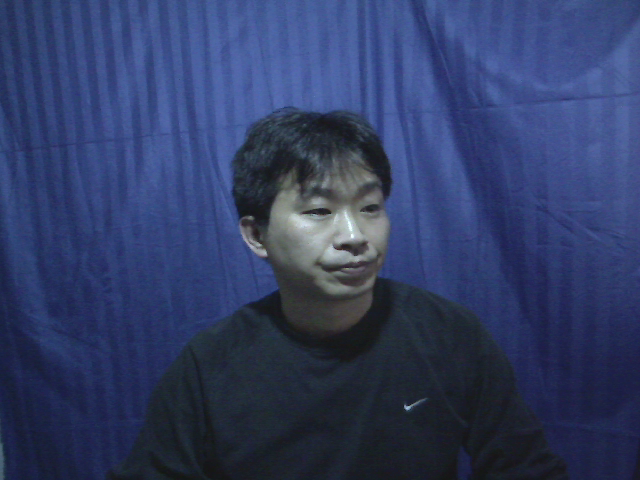
#> input picture unused/000_4.bmp, 640 x 480 px, given as the content of the folder ./used/, which was not available
$ python classified_by_pca.py
#> lines starting #> are read from the running program, lines starting #| are printed output that depends on the picture
### base.py
import os
import cv2
import operator
import numpy as np
from scipy.spatial.distance import cdist

#基本方法：
#1.设置读取的图片路径、特征向量保存和读取路径
#2.设置knn分类器及分类距离
class base(object):
    def __init__(self, type):
        self.unknown_folder = './unused/'
        self.known_folder = './used/'
        __TYPE = ['RGB', 'PCA', 'VGG','VGGFC']
        if type not in __TYPE:
            raise RuntimeError('输入的参数:type无效!')
        self.type = type
        self.root_dir = os.path.join(os.getcwd(), type)
        feas_dir = self.root_dir

        # 此处是为了直接使用GoogLeNet和VGG提取的特征
        if type in ['VGGFC']:
            feas_dir = os.path.join(os.getcwd(), type[:-2])

        if not os.path.exists(self.root_dir):
            os.mkdir(self.root_dir)

        self.unknown_feas_dir = os.path.join(feas_dir, 'unknown_feas.npy')
        self.unknown_labels_dir = os.path.join(feas_dir, 'unknown_labels.npy')

        self.known_feas_dir = os.path.join(feas_dir, 'known_feas.npy')
        self.known_labels_dir = os.path.join(feas_dir, 'known_labels.npy')

    # [60 lines left out: functions load_feas, get_all_distance, get_all_distanceL2, get_all_distanceCor, get_all_distanceChe, classify_by_knn and 2 more, not called in this run]

### classified_by_pca.py
import os
import time
import cv2
from base import base
import numpy as np
from sklearn.decomposition import PCA


#pca
class ClassifiedByPCA(base):
    def __init__(self, type):
        super().__init__(type)


    def image2fea(self, folder, feas_dir, labels_dir, folder2, feas_dir2, labels_dir2):
#> called with folder = './used/', feas_dir = 'PCA/known_feas.npy', labels_dir = 'PCA/known_labels.npy', folder2 = './unused/', feas_dir2 = 'PCA/unknown_feas.npy', labels_dir2 = 'PCA/unknown_labels.npy'
        feas = []
        labels = []
        file_list = os.listdir(folder)
        for file in file_list:
            labels.append(int(file[0:3]))  # 保存每个特征对应的类别
            img_path = os.path.join(folder, file)  # 读取图像进行特征提取
            img = cv2.imread(img_path)
#> img is the input picture: shape (480, 640, 3); mean B, G, R 100.6, 61.3, 49.3
            img_gray = cv2.cvtColor(img, cv2.COLOR_BGR2GRAY)
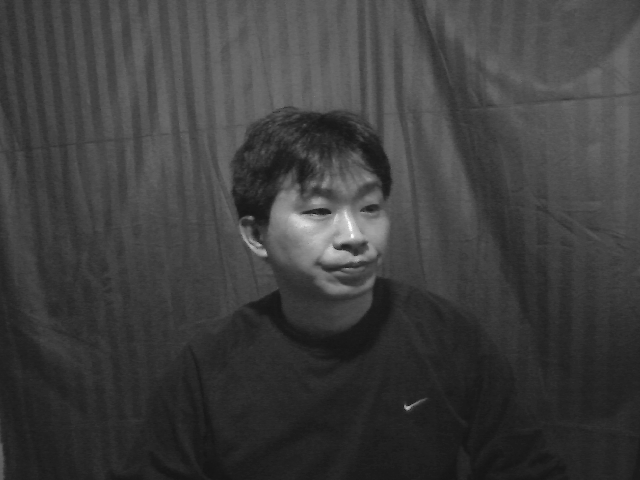
#> img_gray: shape (480, 640); min 20, max 252, mean 62.2
            h,w = img_gray.shape
#> h = 480; w = 640
            img_col = img_gray.reshape(h*w)
            feas.append(img_col)
        feas = np.array(feas)
        n_components = 20
        pca = PCA(n_components=n_components, svd_solver='randomized', #选择一种svd方式
#> (the run stopped early here; a loop or call above may not have finished)

$ run again, on unused/004_1.bmp
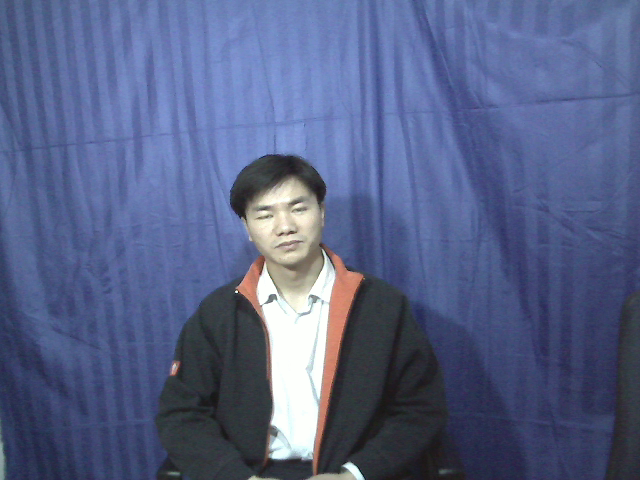
#> input picture unused/004_1.bmp, 640 x 480 px, given as the content of the folder ./used/, which was not available
#> in image2fea, img is the input picture: shape (480, 640, 3); mean B, G, R 134.8, 97.4, 86.6
#> in image2fea, `img_gray = cv2.cvtColor(img, cv2.COLOR_BGR2GRAY)`:
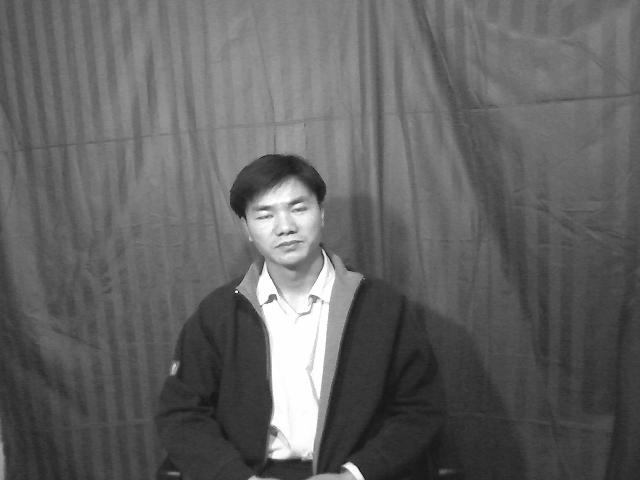
#> img_gray: shape (480, 640); min 22, max 254, mean 98.5

$ run again, on unused/005_2.bmp
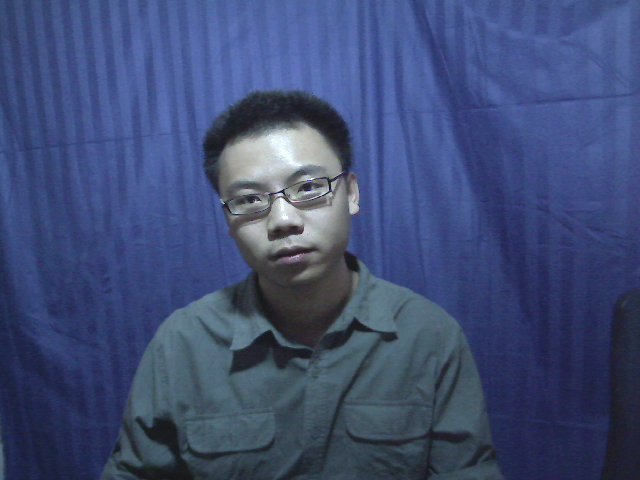
#> input picture unused/005_2.bmp, 640 x 480 px, given as the content of the folder ./used/, which was not available
#> in image2fea, img is the input picture: shape (480, 640, 3); mean B, G, R 116.5, 76.7, 63.2
#> in image2fea, `img_gray = cv2.cvtColor(img, cv2.COLOR_BGR2GRAY)`:
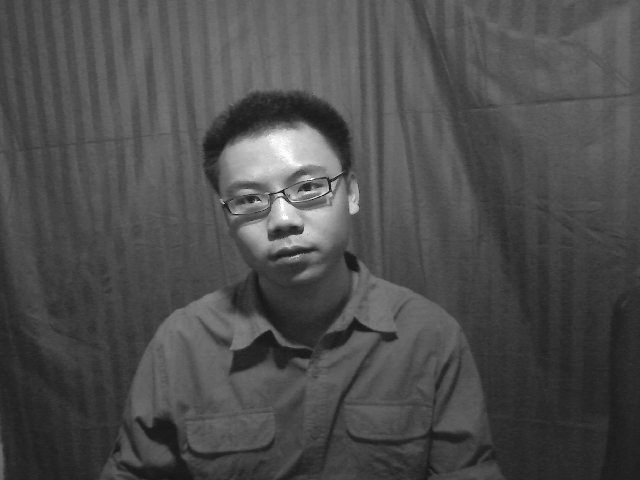
#> img_gray: shape (480, 640); min 22, max 254, mean 77.2

$ run again, on unused/006_3.bmp
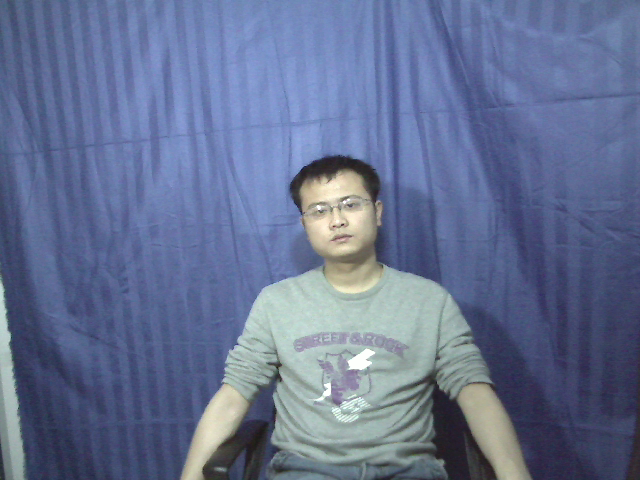
#> input picture unused/006_3.bmp, 640 x 480 px, given as the content of the folder ./used/, which was not available
#> in image2fea, img is the input picture: shape (480, 640, 3); mean B, G, R 146.7, 113.6, 101
#> in image2fea, `img_gray = cv2.cvtColor(img, cv2.COLOR_BGR2GRAY)`:
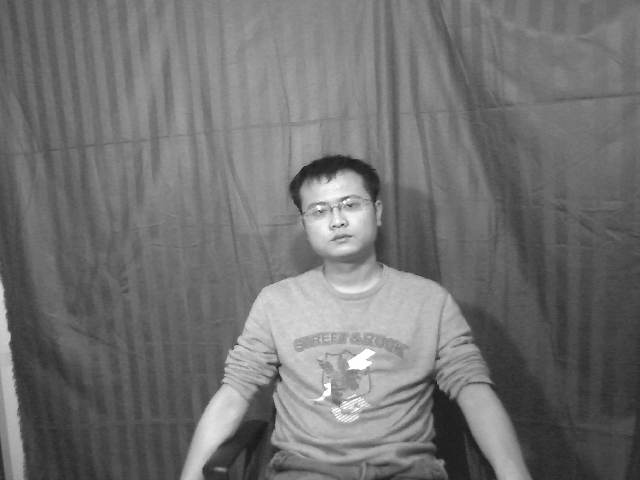
#> img_gray: shape (480, 640); min 25, max 254, mean 113.6
